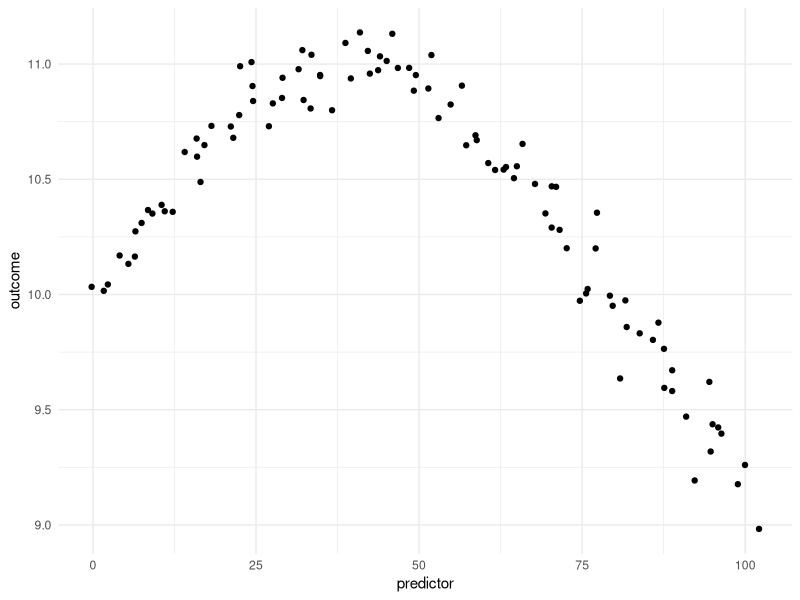
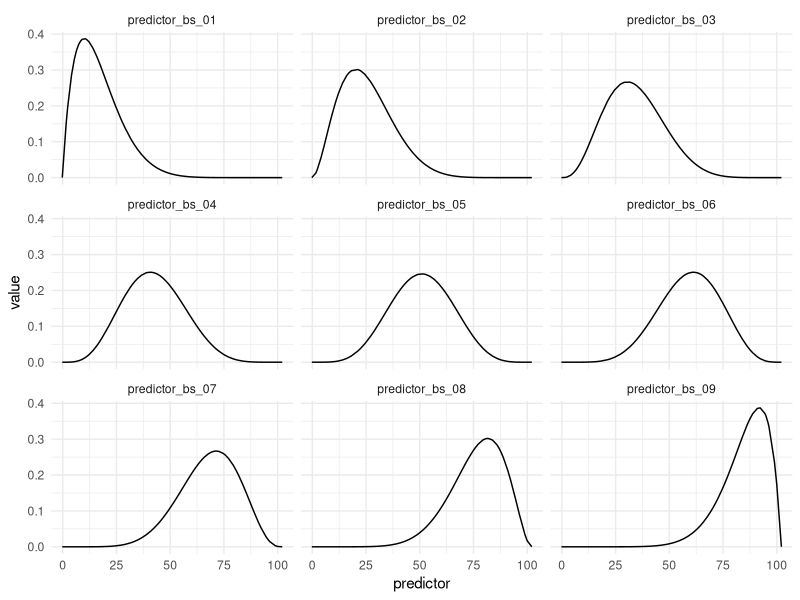
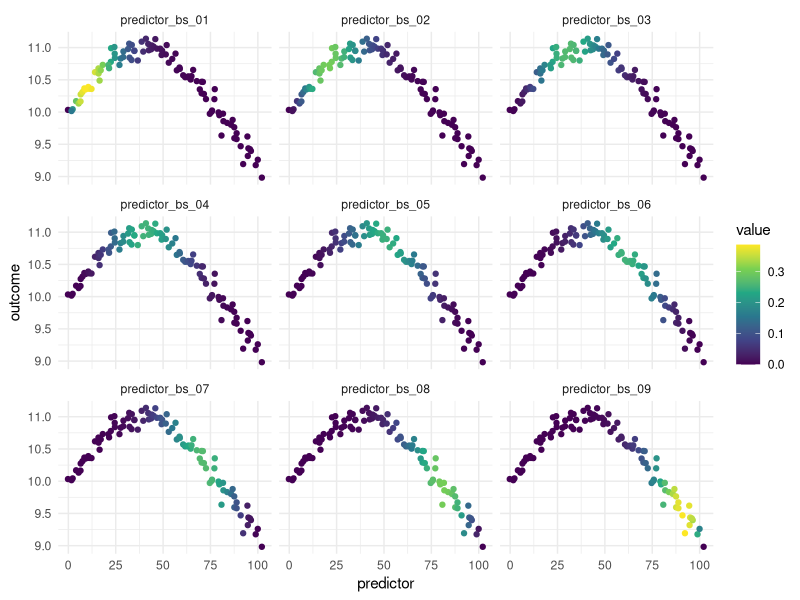
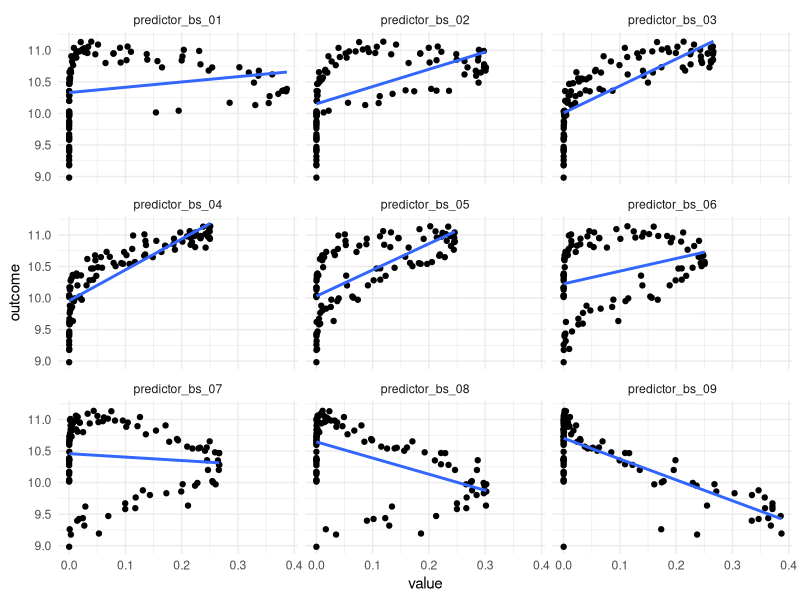

R code for these plots, in order: (Note: this script raises an error after producing the figures.)
## ---- chunk 1
#| echo: false
set.seed(1234)
data <- tibble::tibble(
  predictor = rnorm(100) + 1:100
) |>
  dplyr::mutate(outcome = sin(predictor/25) + rnorm(100, sd = 0.1) + 10)
## ---- chunk 2
#| label: fig-splines-predictor-outcome
#| echo: false
#| message: false
#| fig-cap: |
#|   Non-linear relationship between predictor and outcome.
#| fig-alt: |
#|   Scatter chart. Predictor along the x-axis and outcome along the y-axis.
#|   The data has some wiggliness to it, but it follows a curve. You would not 
#|   be able to fit a straight line to this data.
library(ggplot2)

data |>
  ggplot(aes(predictor, outcome)) +
  geom_point() +
  theme_minimal()
## ---- chunk 3
#| echo: false
library(recipes)

data_splines <- recipe(outcome ~ predictor, data = data) |>
  step_bs(predictor, keep_original_cols = TRUE, degree = 10) |>
  prep() |>
  bake(new_data = data) |>
  select(-predictor_bs_10)
## ---- chunk 4
#| label: fig-splines-spline-curves
#| echo: false
#| message: false
#| fig-cap: |
#|   Each part of the spline detects a part of the data set.
#| fig-alt: |
#|   Facetted line chart. Predictor along the x-axis, value along the y-axis.
#|   Each of the curves start at 0, goes to smoothly, and then down to zero.
#|   The highpoint for each curve goes further to the right for each curve 
#|   shown.
data_splines |>
  select(-outcome) |>
  tidyr::pivot_longer(cols = -predictor) |>
  ggplot(aes(predictor, value)) +
  geom_line() +
  facet_wrap(~name) +
  theme_minimal()
## ---- chunk 5
#| label: fig-splines-spline-highlight
#| echo: false
#| message: false
#| fig-cap: |
#|   Each part of the spline detects a part of the data set.
#| fig-alt: |
#|   Facetted scatter chart. Predictor along the x-axis, outcome along the 
#|   y-axis. Each of the facets shows the same non-linear relationship between
#|   predictor and outcome. Color is used to show how each spline term 
#|   highlights a different part of the predictor. The highlight goes further 
#|   to the right for each facet.
data_splines |>
  tidyr::pivot_longer(cols = -c(outcome, predictor)) |>
  ggplot(aes(predictor, outcome, color = value)) +
  geom_point() +
  facet_wrap(~name) +
  scale_color_viridis_c() +
  theme_minimal()
## ---- chunk 6
#| label: fig-splines-spline-outcome
#| echo: false
#| message: false
#| fig-cap: |
#|   Some spline terms have better relationship to the outcome than others.
#| fig-alt: |
#|   Facetted scatter chart. Spline value along the x-axis, outcome along the 
#|   y-axis. Each facet shows the relationship between one of the spline terms
#|   and the outcome. Some of them are non-linear, and a couple of them are 
#|   fairly linear. A fitted line is overlaid in blue.
data_splines |>
  tidyr::pivot_longer(cols = -c(outcome, predictor)) |>
  ggplot(aes(value, outcome)) +
  geom_point() +
  geom_smooth(method = "lm", formula = "y ~ x", se = FALSE) +
  facet_wrap(~name) +
  scale_color_viridis_c() +
  theme_minimal()
## ---- chunk 7
library(recipes)
data_example <- data.frame(x = rnorm(10000))

recipe(~ x, data = data_example) |>
  step_spline_b(x, keep_original_cols = TRUE, deg_free = 5,
                options = list(periodic = TRUE), complete_set = TRUE) |>
  prep() |>
  bake(new_data = tibble(x = seq(-3, 20, by = 0.01))) |>
  tidyr::pivot_longer(-x) |>
  ggplot(aes(x, value, color = name)) +
  geom_line()

recipe(~ x, data = data_example) |>
  step_spline_convex(x, keep_original_cols = TRUE, deg_free = 5) |>
  prep() |>
  bake(new_data = data_example) |>
  tidyr::pivot_longer(-x) |>
  ggplot(aes(x, value, color = name)) +
  geom_line()

recipe(~ x, data = data_example) |>
  step_spline_monotone(x, keep_original_cols = TRUE, deg_free = 5) |>
  prep() |>
  bake(new_data = data_example) |>
  tidyr::pivot_longer(-x) |>
  ggplot(aes(x, value, color = name)) +
  geom_line()

recipe(~ x, data = data_example) |>
  step_spline_natural(x, keep_original_cols = TRUE, deg_free = 5) |>
  prep() |>
  bake(new_data = data_example) |>
  tidyr::pivot_longer(-x) |>
  ggplot(aes(x, value, color = name)) +
  geom_line()

recipe(~ x, data = data_example) |>
  step_spline_nonnegative(x, keep_original_cols = TRUE, deg_free = 5) |>
  prep() |>
  bake(new_data = data_example) |>
  tidyr::pivot_longer(-x) |>
  ggplot(aes(x, value, color = name)) +
  geom_line()

recipe(~ x, data = data_example) |>
  step_spline_nonnegative(x, keep_original_cols = TRUE, deg_free = 5,
                          options = list(periodic = TRUE)) |>
  prep() |>
  bake(new_data = tibble(x = seq(-3, 20, by = 0.01))) |>
  tidyr::pivot_longer(-x) |>
  ggplot(aes(x, value, color = name)) +
  geom_line()
